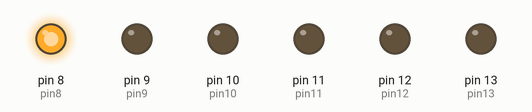
Recording of a sketch running on a simulated Arduino Uno, built with avr-gcc and run on an emulated ATmega328P. Parts: output pins drawn as LEDs (lit = HIGH).

Above: at 0.07 s.
At 0.97 s:
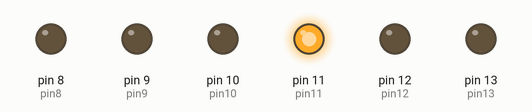
At 1.72 s:
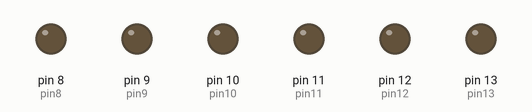
At 3.37 s:
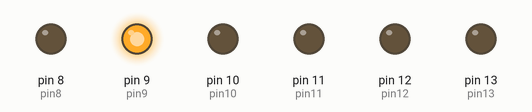
At 4.87 s:
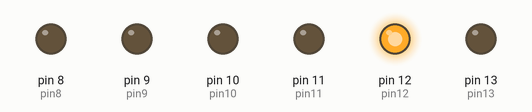
At 6.67 s:
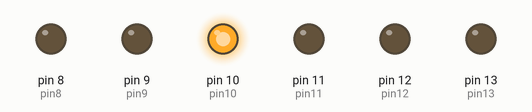
Timing chart, 0 to 7.0 s (numbered marks = the images above):
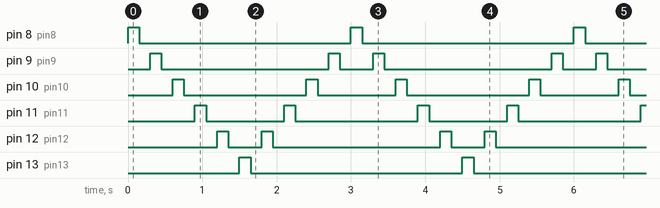

Measured:
- by itself, pin 8 (pin8), pin 13 (pin13): alternates HIGH for 0.15 s and LOW for 2.9 s
- by itself, pin 9 (pin9): repeats every 3.0 s: LOW 2.3 s, HIGH 0.15 s, LOW 0.45 s, HIGH 0.15 s
- by itself, pin 10 (pin10): repeats every 3.0 s: LOW 1.7 s, HIGH 0.15 s, LOW 1.1 s, HIGH 0.15 s
- by itself, pin 11 (pin11): repeats every 3.0 s: LOW 1.1 s, HIGH 0.15 s, LOW 1.7 s, HIGH 0.15 s
- by itself, pin 12 (pin12): repeats every 3.0 s: LOW 0.45 s, HIGH 0.15 s, LOW 2.3 s, HIGH 0.15 s

The sketch:

Knightride_Timer.ino
```cpp
/* Knight Rider 1 */

int pin8 = 8;
int pin9 = 9;
int pin10 = 10;
int pin11 = 11;
int pin12 = 12;
int pin13 = 13;
int timer = 150;

void setup(){
  pinMode(pin8, OUTPUT);
  pinMode(pin9, OUTPUT);
  pinMode(pin10, OUTPUT);
  pinMode(pin11, OUTPUT);
  pinMode(pin12, OUTPUT);
  pinMode(pin13, OUTPUT);
}

void loop() {
   digitalWrite(pin8, HIGH);
   delay(timer);
   digitalWrite(pin8, LOW);
   delay(timer);

   digitalWrite(pin9, HIGH);
   delay(timer);
   digitalWrite(pin9, LOW);
   delay(timer);

   digitalWrite(pin10, HIGH);
   delay(timer);
   digitalWrite(pin10, LOW);
   delay(timer);

   digitalWrite(pin11, HIGH);
   delay(timer);
   digitalWrite(pin11, LOW);
   delay(timer);

   digitalWrite(pin12, HIGH);
   delay(timer);
   digitalWrite(pin12, LOW);
   delay(timer);

   digitalWrite(pin13, HIGH);
   delay(timer);
   digitalWrite(pin13, LOW);
   delay(timer);

   digitalWrite(pin12, HIGH);
   delay(timer);
   digitalWrite(pin12, LOW);
   delay(timer);

   digitalWrite(pin11, HIGH);
   delay(timer);
   digitalWrite(pin11, LOW);
   delay(timer);

   digitalWrite(pin10, HIGH);
   delay(timer);
   digitalWrite(pin10, LOW);
   delay(timer);

   digitalWrite(pin9, HIGH);
   delay(timer);
   digitalWrite(pin9, LOW);
   delay(timer);
}
```
